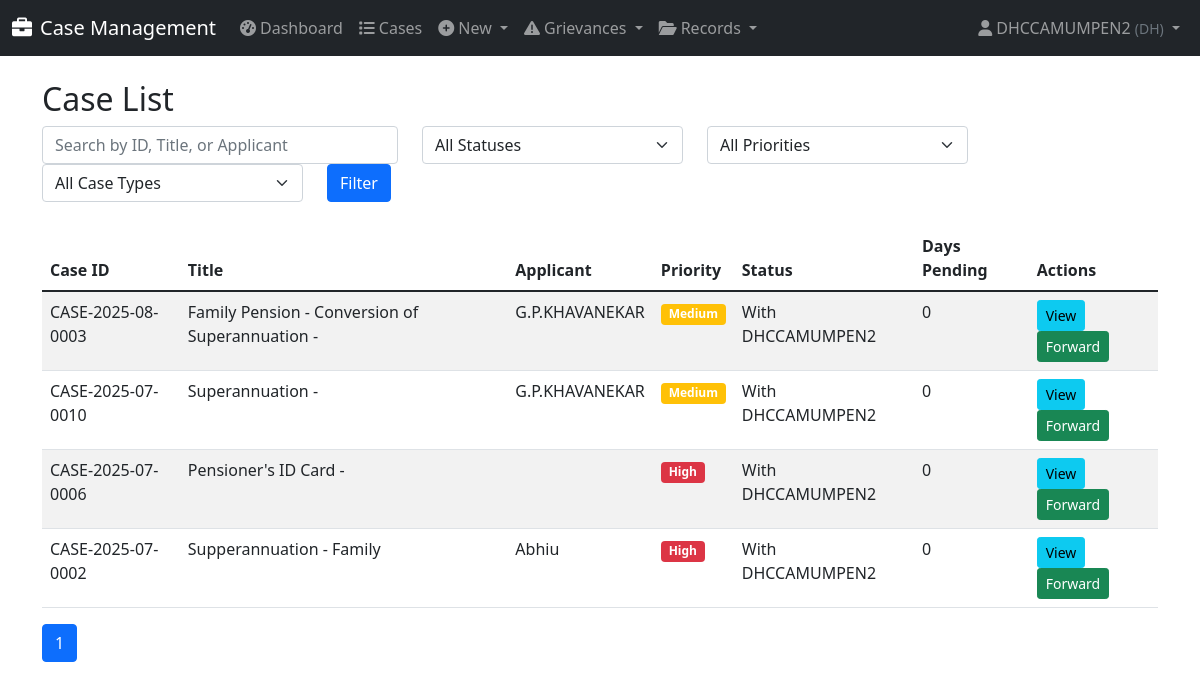
The app's page /cases/ (signed in), older data.
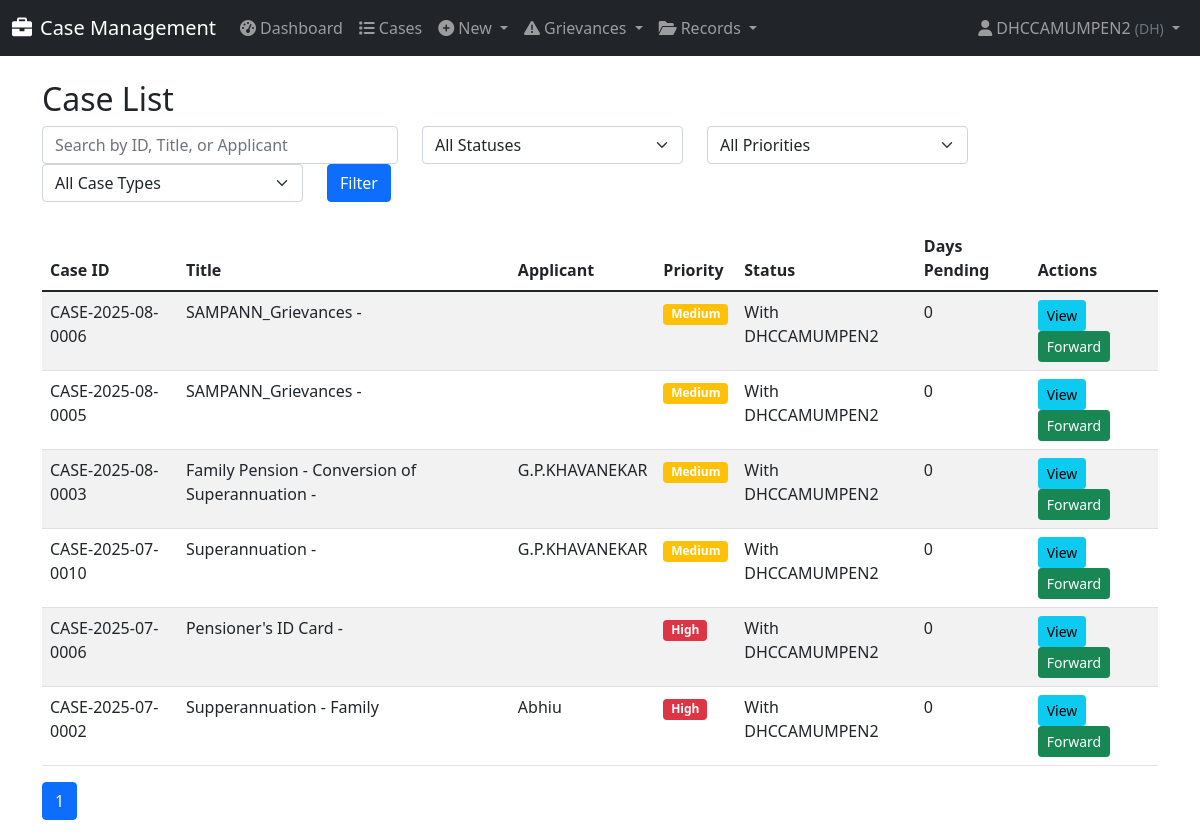
The same page, newer data.
### cases/models.py (models this page shows, shortened)
class UserProfile(models.Model):
    ROLE_CHOICES = [
        ('DH', 'Dealing Hand'),
        ('AAO', 'Assistant Accounts Officer'),
        ('AO', 'Accounts Officer'),
        ('Dy.CCA', 'Deputy Chief Controller of Accounts'),
        ('Jt.CCA', 'Joint Chief Controller of Accounts'),
        ('CCA', 'Chief Controller of Accounts'),
        ('Pr.CCA', 'Principal Chief Controller of Accounts'),
        ('ADMIN', 'Administrator'),
    ]
    user = models.OneToOneField(User, on_delete=models.CASCADE)
    role = models.CharField(max_length=20, choices=ROLE_CHOICES)
    phone = models.CharField(max_length=15, blank=True)
    department = models.CharField(max_length=100, blank=True)
    is_active_holder = models.BooleanField(default=True)
    is_record_keeper = models.BooleanField(
        default=False,
        help_text="Designates this user as responsible for handing over and receiving physical records."
    )

class Case(models.Model):
    PRIORITY_CHOICES = [
        ('High', 'High'),
        ('Medium', 'Medium'),
        ('Low', 'Low'),
    ]
    STATUS_COLORS = [
        ('Green', 'Green'),
        ('Orange', 'Orange'),
        ('Red', 'Red'),
        ('Blue', 'Blue'),
    ]
    MODE_OF_RECEIPT_CHOICES = [
        ('by_post', 'By Post'),
        ('by_hand', 'By Hand'),
        ('online', 'Online'),
        ('offline', 'Offline'),
        ('email', 'Email'),
        ('in_person', 'In Person'),
    ]
    TYPE_OF_CORRECTION_CHOICES = [
        ('change_of_address', 'Change Of Address'),
        ('change_dob_family', 'Change / Correction of DOB of Family Pensioner'),
        ('change_name', 'Change / Correction of Name of the Pensioner / Family Pensioner'),
        ('other', 'Other'),
    ]
    FRESH_COMPLIANCE_CHOICES = [
        ('fresh', 'Fresh Case'),
        ('compliance', 'Compliance'),
    ]
    TYPE_OF_EMPLOYEE_CHOICES = [
        ('MTNL_IDA', 'MTNL IDA'),
        ('MTNL_CDA', 'MTNL CDA'),
        ('DOT_CDA', 'DOT CDA'),
    ]
    TYPE_OF_PENSION_CHOICES = [
        ('MTNL-IDA', 'MTNL-IDA'),
        ('DOT-CDA', 'DOT-CDA'),
    ]
    TYPE_OF_PENSIONER_CHOICES = [
        ('Superannuation/VR', 'Superannuation / VR'),
        ('Family Pensioner', 'Family Pensioner'),
    ]
    case_id = models.CharField(max_length=50, unique=True, db_index=True)
    registration_date = models.DateTimeField(default=timezone.now)
    case_type = models.ForeignKey(CaseType, on_delete=models.CASCADE)
    sub_category = models.CharField(max_length=100)
    case_title = models.CharField(max_length=500)
    case_description = models.TextField()
    applicant_name = models.CharField(max_length=200)
    ppo_master = models.ForeignKey(PPOMaster, on_delete=models.SET_NULL, null=True, blank=True)
    priority = models.CharField(max_length=10, choices=PRIORITY_CHOICES, default='Medium')
    current_status = models.CharField(max_length=200)
    current_holder = models.ForeignKey(UserProfile, on_delete=models.CASCADE, related_name='current_cases')
    days_in_current_stage = models.IntegerField(default=0)
    total_days_pending = models.IntegerField(default=0)
    expected_completion = models.DateTimeField()
    actual_completion = models.DateTimeField(null=True, blank=True)
    status_color = models.CharField(max_length=10, choices=STATUS_COLORS, default='Green')
    is_completed = models.BooleanField(default=False)
    created_by = models.ForeignKey(User, on_delete=models.CASCADE, related_name='created_cases')
    last_updated_by = models.ForeignKey(User, on_delete=models.CASCADE, related_name='updated_cases')
    last_update_date = models.DateTimeField(auto_now=True)
    ppo_number = models.CharField(max_length=20, blank=True)
    name_pensioner = models.CharField(max_length=200, blank=True)
    mobile_number = models.CharField(max_length=15, blank=True)
    last_lc_done_date = models.DateField(null=True, blank=True)
    kyp_flag = models.BooleanField(default=False)
    mode_of_receipt = models.CharField(max_length=20, choices=MODE_OF_RECEIPT_CHOICES, blank=True)
    date_of_death = models.DateField(null=True, blank=True)
    name_claimant = models.CharField(max_length=200, blank=True)
    relationship = models.CharField(max_length=50, blank=True)
    service_book_enclosed = models.BooleanField(default=False)
    type_of_correction = models.CharField(max_length=30, choices=TYPE_OF_CORRECTION_CHOICES, blank=True)
    original_ppo_submitted = models.BooleanField(default=False)
    fresh_or_compliance = models.CharField(max_length=20, choices=FRESH_COMPLIANCE_CHOICES, blank=True)
    type_of_employee = models.CharField(max_length=20, choices=TYPE_OF_EMPLOYEE_CHOICES, blank=True)
    retiring_employee = models.ForeignKey('RetiringEmployee', on_delete=models.SET_NULL, null=True, blank=True)
    type_of_pension = models.CharField(max_length=20, choices=TYPE_OF_PENSION_CHOICES, blank=True)
    type_of_pensioner = models.CharField(max_length=30, choices=TYPE_OF_PENSIONER_CHOICES, blank=True)
    date_of_retirement = models.DateField(null=True, blank=True)
    assigned_file = models.ForeignKey(
        'IndexRegister',
        on_delete=models.PROTECT,
        null=True,
        blank=True,
        help_text="Index Register file in which this case is being dealt"
    )
    objects = CaseManager()
    class Meta:
        ordering = ['-registration_date']
        indexes = [
            models.Index(fields=['case_id']),
            models.Index(fields=['ppo_number']),
            models.Index(fields=['current_holder', 'is_completed']),
            models.Index(fields=['priority', 'status_color']),
            models.Index(fields=['registration_date']),
        ]

### cases/views.py (the view, shortened to what this page needs)
# urls.py: path('cases/', views.case_list, name='case_list'),
@login_required
def case_list(request):
    user_profile = get_object_or_404(UserProfile, user=request.user)
    cases = Case.objects.all()
    if user_profile.role != 'ADMIN':
        cases = cases.filter(current_holder=user_profile)
    search_query = request.GET.get('search', '')
    if search_query:
        cases = cases.filter(
            Q(case_id__icontains=search_query) |
            Q(case_title__icontains=search_query) |
            Q(applicant_name__icontains=search_query)
        )
    status_filter = request.GET.get('status', '')
    priority_filter = request.GET.get('priority', '')
    if priority_filter:
        cases = cases.filter(priority=priority_filter)
    case_type_filter = request.GET.get('case_type', '')
    if case_type_filter:
        cases = cases.filter(case_type_id=case_type_filter)
    paginator = Paginator(cases, 25)
    page_number = request.GET.get('page')
    page_obj = paginator.get_page(page_number)
    context = {
        'page_obj': page_obj,
        'search_query': search_query,
        'status_filter': status_filter,
        'priority_filter': priority_filter,
        'case_type_filter': case_type_filter,
        'case_types': CaseType.objects.all(),
        'user_profile': user_profile,
    }
    return render(request, 'cases/case_list.html', context)

### cases/context_processors.py (called while the page is built)
def notifications_context(request):
    if not request.user.is_authenticated:
        return {}
    try:
        user_profile = request.user.userprofile
        new_grievances_count = Grievance.objects.filter(
            assigned_to=user_profile,
            status='NEW'
        ).count()
    except UserProfile.DoesNotExist:
        new_grievances_count = 0
    return {
        'my_new_grievances_count': new_grievances_count,
    }

### cases/models.py (called while the page is built)
    def get_queryset(self):
        return CaseQuerySet(self.model, using=self._db)

### templates/cases/case_list.html (shortened to what this page needs)
{% extends 'base.html' %}
{% block content %}
<div class="container mt-4">
    <h2>Case List</h2>
    <form method="get" class="mb-4">
        <div class="row">
            <div class="col-md-4">
                <input type="text" name="search" class="form-control" placeholder="Search by ID, Title, or Applicant" value="{{ search_query }}">
            </div>
            <div class="col-md-3">
                <select name="status" class="form-select">
                    <option value="">All Statuses</option>
                </select>
            </div>
            <div class="col-md-3">
                <select name="priority" class="form-select">
                    <option value="">All Priorities</option>
                </select>
            </div>
            <div class="col-md-3">
                <select name="case_type" class="form-select">
                    <option value="">All Case Types</option>
                </select>
            </div>
            <div class="col-md-2 mt-2 mt-md-0">
                <button type="submit" class="btn btn-primary">Filter</button>
            </div>
        </div>
    </form>
    <table class="table table-striped table-hover">
        <thead>
            <tr>
                <th>Case ID</th>
                <th>Title</th>
                <th>Applicant</th>
                <th>Priority</th>
                <th>Status</th>
                <th>Days Pending</th>
                <th>Actions</th>
            </tr>
        </thead>
        <tbody>
            {% for case in page_obj %}
            <tr>
                <td>{{ case.case_id }}</td>
                <td>{{ case.case_title }}</td>
                <td>{{ case.applicant_name }}</td>
                <td>
                    <span class="badge {% if case.priority == 'High' %}bg-danger{% elif case.priority == 'Medium' %}bg-warning{% else %}bg-success{% endif %}">
                        {{ case.priority }}
                    </span>
                </td>
                <td>{{ case.current_status }}</td>
                <td>{{ case.total_days_pending }}</td>
                <td>
                    <a href="{% url 'case_detail' case.case_id %}" class="btn btn-sm btn-info">View</a>
                    {% if user_profile.role == 'ADMIN' or case.current_holder == user_profile %}
                    {% if not case.is_completed %}
                    <a href="{% url 'move_case' case.case_id %}?type=forward" class="btn btn-sm btn-success">Forward</a>
            {% endif %}
        {% endif %}
                </td>
            </tr>
            {% empty %}
            <tr>
                <td colspan="7">No cases found.</td>
            </tr>
            {% endfor %}
        </tbody>
    </table>
    <nav aria-label="Page navigation">
        <ul class="pagination">
            {% for num in page_obj.paginator.page_range %}
                {% if page_obj.number == num %}
                    <li class="page-item active"><a class="page-link" href="#">{{ num }}</a></li>
                {% endif %}
            {% endfor %}
        </ul>
    </nav>
</div>
{% endblock %}

### templates/base.html (shortened to what this page needs)
<!DOCTYPE html>
<html lang="en">
<head>
    <link href="https://cdn.jsdelivr.net/npm/bootstrap@5.1.3/dist/css/bootstrap.min.css" rel="stylesheet">
    <link rel="stylesheet" href="https://cdnjs.cloudflare.com/ajax/libs/font-awesome/6.0.0/css/all.min.css">
</head>
<body>
    <nav class="navbar navbar-expand-lg navbar-dark bg-dark">
        <div class="container-fluid">
            <a class="navbar-brand" href="{% url 'dashboard' %}"><i class="fas fa-briefcase me-2"></i>Case Management</a>
            <div class="collapse navbar-collapse" id="navbarNav">
                <ul class="navbar-nav me-auto">
                    <li class="nav-item"><a class="nav-link" href="{% url 'dashboard' %}"><i class="fas fa-tachometer-alt me-1"></i>Dashboard</a></li>
                    <li class="nav-item"><a class="nav-link" href="{% url 'case_list' %}"><i class="fas fa-list me-1"></i>Cases</a></li>
                    <li class="nav-item dropdown">
                        <a class="nav-link dropdown-toggle" href="#" id="newCaseDropdown" role="button" data-bs-toggle="dropdown">
                            <i class="fas fa-plus-circle me-1"></i>New
                        </a>
                    </li>
                    <li class="nav-item dropdown">
                        <a class="nav-link dropdown-toggle" href="#" id="grievancesDropdown" role="button" data-bs-toggle="dropdown">
                            <i class="fas fa-exclamation-triangle me-1"></i>Grievances
                        </a>
                    </li>
                    <li class="nav-item dropdown">
                        <a class="nav-link dropdown-toggle" href="#" id="recordsDropdown" role="button" data-bs-toggle="dropdown">
                            <i class="fas fa-folder-open me-1"></i>Records
                        </a>
                    </li>
                </ul>
                <ul class="navbar-nav">
                    {% if user.is_authenticated %}
                    <li class="nav-item dropdown">
                        <a class="nav-link dropdown-toggle" href="#" id="userDropdown" role="button" data-bs-toggle="dropdown">
                            <i class="fas fa-user me-1"></i>{{ user.get_full_name|default:user.username }}
                            <small class="text-muted">({{ user.userprofile.role }})</small>
                        </a>
                    </li>
                    {% else %}
                     <li class="nav-item"><a class="nav-link" href="{% url 'login' %}">Login</a></li>
                    {% endif %}
                </ul>
            </div>
        </div>
    </nav>
    <main class="container-fluid mt-4">
        {% block content %}{% endblock %}
    </main>
</body>
</html>

Row changes from the older to the newer data that the page shows:
added Case: case_id "CASE-2025-08-0006", case_title "SAMPANN_Grievances -", priority "Medium", current_status "With DHCCAMUMPEN2", total_days_pending "0", is_completed "Forward"
added Case: case_id "CASE-2025-08-0005", case_title "SAMPANN_Grievances -", priority "Medium", current_status "With DHCCAMUMPEN2", total_days_pending "0", is_completed "Forward"
